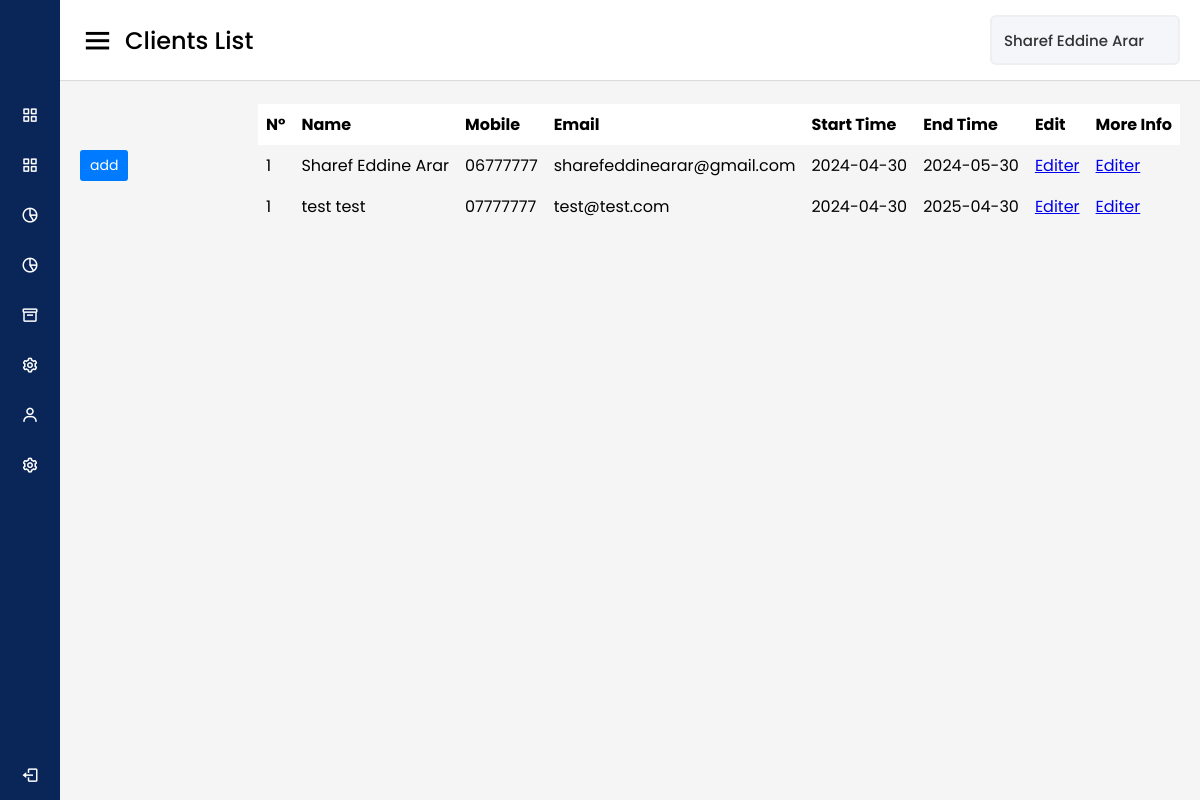
The page /adminPanel/clientsLists.php (signed in) on the database its author committed.
### tables this page shows
CREATE TABLE `subscription` (
  `id` int(255) NOT NULL,
  `clientID` int(255) NOT NULL,
  `startDate` date NOT NULL,
  `endDate` date NOT NULL,
  `carID` int(255) NOT NULL
);

CREATE TABLE `clients` (
  `id` int(255) NOT NULL,
  `fullname` varchar(255) NOT NULL,
  `email` varchar(255) NOT NULL,
  `mobile` varchar(255) NOT NULL,
  `birthDate` varchar(255) NOT NULL,
  `address` varchar(255) NOT NULL,
  `password` varchar(255) NOT NULL
);

### adminPanel/clientsLists.php (the view, shortened to what this page needs)
<?php
include("../inc/connect.php");
 ?>
<!DOCTYPE HTML>
<html>
<head>
     <link rel="stylesheet" href="style/css/style.css" type="text/css">
      <link rel="stylesheet" href="style/css/tables.css" type="text/css">
    <link href='https://unpkg.com/boxicons@2.0.7/css/boxicons.min.css' rel='stylesheet'>
</head>
<body>
 <?php include("sidemenu.php"); ?>
 <section class="home-section">
 <nav>
 <div class="sidebar-button">
 <i class='bx bx-menu sidebarBtn'></i>
 <span class="dashboard">Clients List</span>
 </div>
 <div class="profile-details"><span class="admin_name"><?php echo($_SESSION['fullName']); ?></span></div>
 </nav>
<div class="home-content">
    <div class="overview-boxes">
        <div class="search-container"><button type="submit" name="add" value="add"  onclick="add()">add</button> <br></div>
    <div>
    <table>
        <thead>
            <th>N°</th>
            <th>Name</th>
            <th>Mobile</th>
            <th>Email</th>
            <th>Start Time</th>
            <th>End Time</th>
            <th>Edit</th>
            <th>More Info</th>
        </thead>
        <?php
        $query = 'SELECT * FROM clients c INNER JOIN subscription s ON c.id = s.clientID WHERE s.endDate > CURDATE() ORDER BY s.endDate LIMIT 10;';
        $q = $conn->query($query);
        $q->setFetchMode(PDO::FETCH_ASSOC);
        $Count = $q->rowCount();
        $i=1;
        if($Count>0){
        while($row= $q->fetch()){
            echo'<tr>
            <td>'.$i.'</td>
            <td>'.$row['fullname'].'</td>
            <td>'.$row['mobile'].'</td>
            <td>'.$row['email'].'</td>
            <td>'.$row['startDate'].'</td>
            <td>'.$row['endDate'].'</td>
            <td><a href=editClient.php?id='.$row['clientID'].'>Editer</a></td>
            <td><a href=clientMoreInfo.php?id='.$row['clientID'].'>Editer</a></td>
            </tr>';
            }
          }else {
              echo"<td>No data found</td>";
          }
          ?>
          </table>
          </div>
    </div>
     </div>
  </section>
</body>
</html>

### adminPanel/style/css/style.css (style rules this page uses)
* { margin: 0; padding: 0; box-sizing: border-box; font-family: 'Poppins', sans-serif; }
.home-section { position: relative; background: #f5f5f5; min-height: 100vh; width: calc(100% - 240px); left: 240px; transition: all 0.5s ease; }
.home-section nav { display: flex; justify-content: space-between; height: 80px; background: #fff; display: flex; align-items: center; position: fixed; width: calc(100% - 240px); left: 240px; z-index: 100; padding: 0 20px; box-shadow: 0 1px 1px rgba(0, 0, 0, 0.1); transition: all 0.5s ease; }
.home-section nav .sidebar-button { display: flex; align-items: center; font-size: 24px; font-weight: 500; }
nav .sidebar-button i { font-size: 35px; margin-right: 10px; }
.home-section nav .profile-details { display: flex; align-items: center; background: #F5F6FA; border: 2px solid #EFEEF1; border-radius: 6px; height: 50px; min-width: 190px; padding: 0 15px 0 2px; }
nav .profile-details .admin_name { font-size: 15px; font-weight: 500; color: #333; margin: 0 10px; white-space: nowrap; }
.home-section .home-content { position: relative; padding-top: 104px; }
.home-content .overview-boxes { display: flex; align-items: center; justify-content: space-between; flex-wrap: wrap; padding: 0 20px; margin-bottom: 26px; }
@media (max-width: 1240px) { .home-section { width: calc(100% - 60px); left: 60px; } }
@media (max-width: 1240px) { .home-section nav { width: calc(100% - 60px); left: 60px; } }
table { width: 100%; border-collapse: collapse; }
th { background: white; }
.search-container { display: flex; align-items: center; }
.search-container button { padding: 5px 10px; background-color: #007bff; color: #fff; border: none; border-radius: 3px; font-size: 14px; cursor: pointer; }

### adminPanel/style/css/tables.css (style rules this page uses)
table { border-collapse: collapse; width: 100%; }
th, td { text-align: left; padding: 8px; }
.search-container { display: flex; align-items: center; }
.search-container button { padding: 5px 10px; background-color: #007bff; color: #fff; border: none; border-radius: 3px; font-size: 14px; cursor: pointer; margin-right: 100px; }

### rows shown on the page
subscription: clientID.fullname "Sharef Eddine Arar", clientID.mobile "06777777", clientID.email "sharefeddinearar@gmail.com", startDate "2024-04-30", endDate "2024-05-30"
subscription: clientID.fullname "test test", clientID.mobile "07777777", clientID.email "test@test.com", startDate "2024-04-30", endDate "2025-04-30"

### other values the page prints
$_SESSION['fullName'] "Sharef Eddine Arar"
